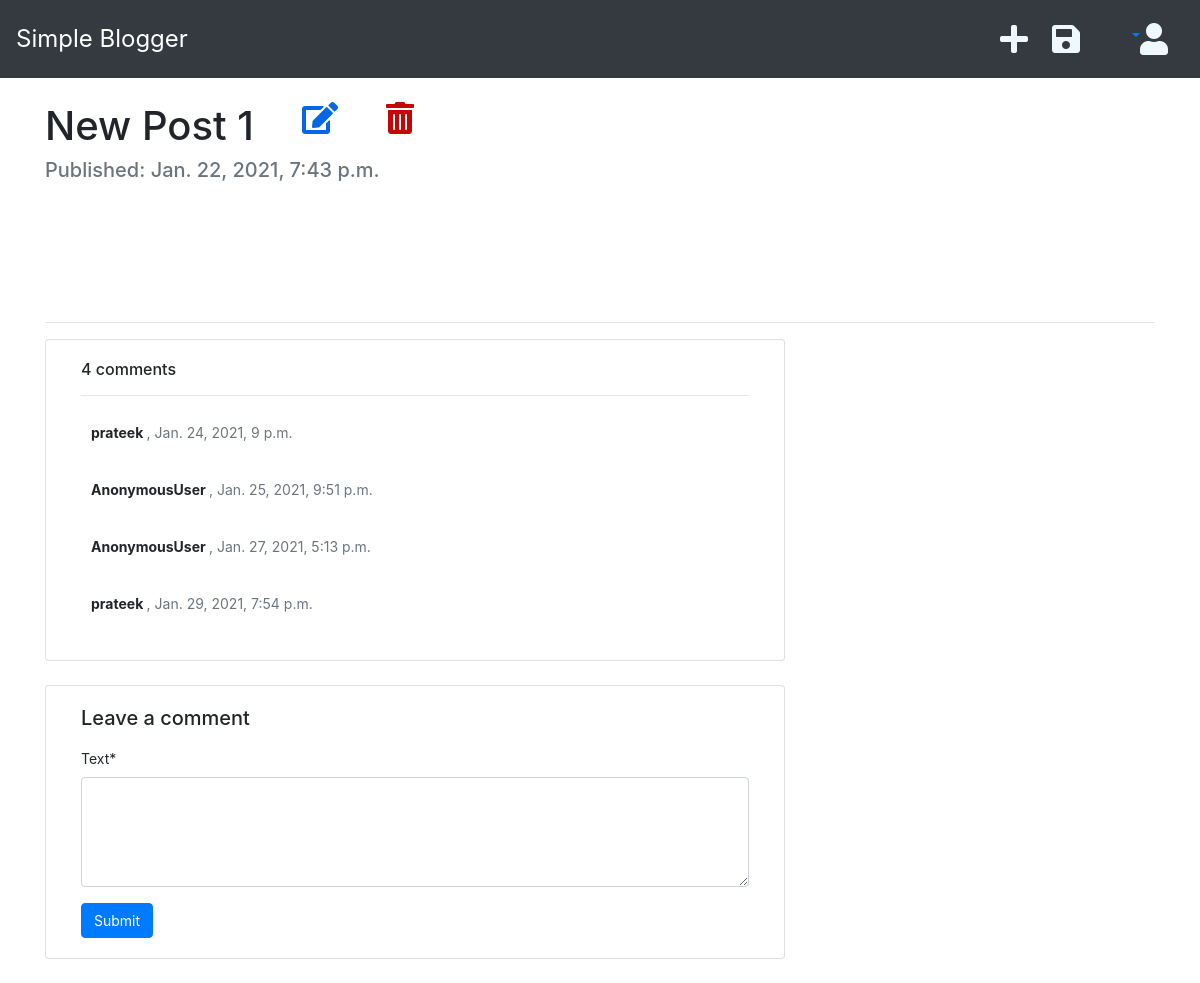
The page /post/11 (signed in) on the database its author committed.
### blog/models.py (models this page shows, shortened)
class Post(models.Model):
    author          = models.ForeignKey('auth.User', on_delete=models.CASCADE)
    title           = models.CharField(max_length=150)
    text            = models.TextField()
    created_date    = models.DateTimeField(default=timezone.now)
    published_date  = models.DateTimeField(blank=True, null=True)
    def approved_comments(self):
        return self.comments.filter(approved=True)

class Comment(models.Model):
    post            = models.ForeignKey('blog.Post', on_delete=models.CASCADE, related_name='comments')
    author          = models.CharField(max_length=100)
    text            = models.TextField()
    created_date    = models.DateTimeField(default=timezone.now)
    approved        = models.BooleanField(default=False)
    class Meta:
        ordering = ['created_date']

### blog/views.py (the view)
# urls.py: path('post/<int:pk>', post_detail, name='post_detail'),
def post_detail(request, pk):
    post = get_object_or_404(Post, pk=pk)
    if request.method == 'POST':
        if request.user.is_authenticated:
            form = CommentForm(request.POST)
            if form.is_valid():
                comment = form.save(commit=False)
                comment.author = request.user
                comment.post = post
                comment.save()
                return redirect('post_detail', pk=post.pk)
        else:
            return redirect('login')
    else:
        form = CommentForm()
    stuff_for_frontend = {'post': post, 'form': form}
    return render(request, 'blog/post_detail.html', stuff_for_frontend)

### blog/forms.py
class CommentForm(forms.ModelForm):
	class Meta:
		model = Comment
		fields = ('text',)
		widgets = {
			'text': forms.Textarea(
				attrs={
					'class': 'form-control',
					'rows' : 4,
				}
			),
		}

### blog/templatetags/markdownify.py (called while the page is built)
@register.filter
def markdown(value):
    renderer = HighlightRenderer()
    markdown = mistune.Markdown(renderer = renderer)
    return markdown(value)

### blog/templates/blog/post_detail.html (shortened to what this page needs)
{% extends "index.html" %}
{% load crispy_forms_tags %}
{% load markdownify %}
{% block content %}
<div class="container mt-4">
        <div class="d-flex text-center">
            <h1 class="page-header text-center">{{post.title}}</h1>
            {% if user.is_authenticated %}
                <a href="{% url 'post_edit' pk=post.pk %}"><i class="ml-5 fas fa-edit fa-2x" style="color: #0667e6;"></i></a>
                <a href="{% url 'post_delete' pk=post.pk %}" onclick="return confirm('Are you sure you want to delete this post?')"><i class="ml-5 fas fa-trash-alt fa-2x" style="color: #c40606;"></i></a>
            {% endif %}
        </div>
        {% if post.published_date %}
            <h5 class="mb-2 text-muted">Published: {{post.published_date}}</h5>
        {% endif %}
        <div class="" style="height: 100px;"></div>
        <hr>
        <div class="col-md-8 card mb-4 mt-3 ">
            <div class="card-body" style="font-size: 14px;">
                {% if post.approved_comments %}
                    <h6>{{ post.approved_comments.count }} comments</h6>
                {% else %}
                    <h6>No Comments</h6>
                {% endif %}
                <hr>
                {% for comment in post.comments.all %}
                    {% if user.is_authenticated or comment.approved %}
                        <div class="comments" style="padding: 10px;">
                            <p class="font-weight-bold">
                                {{ comment.author }}
                                <span class=" text-muted font-weight-normal">
                                    ,  {{ comment.created_date }}
                                </span>
                            </p>
                        </div>
                    {% endif %}
                {% endfor %}
            </div>
        </div>
        <div class="col-md-8 card mb-4  mt-3 ">
            <div class="card-body" style="font-size: 14px;">
                <!-- {% if new_comment %}
                <div class="alert alert-success" role="alert">
                    Your comment is awaiting moderation
                </div>
                {% else %} -->
                <h5>Leave a comment</h5>
                <form method="post" style="margin-top: 1.3em;">
                    <div class="mb-3 mx-auto">
                        {{form.text|as_crispy_field }}
                    </div>
                    <button type="submit" class="btn btn-primary" style="font-size: 14px;">Submit</button>
                </form>
                {% endif %}
            </div>
        </div>
</div>
{% endblock %}

### rows shown on the page
Post: title "New Post 1", published_date "Jan. 22, 2021, 7:43 p.m.", approved_comments.count "4"
Comment: author "prateek", created_date "Jan. 24, 2021, 9 p.m."
Comment: author "AnonymousUser", created_date "Jan. 25, 2021, 9:51 p.m."
Comment: author "AnonymousUser", created_date "Jan. 27, 2021, 5:13 p.m."
Comment: author "prateek", created_date "Jan. 29, 2021, 7:54 p.m."
